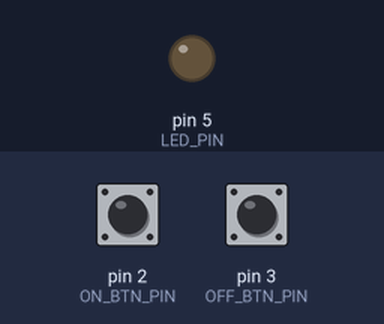
The sketch below on a simulated Arduino Uno, built with avr-gcc and run on an emulated ATmega328P. Shown: output pins drawn as LEDs (lit = HIGH). The inputs (shaded band) are chosen by the test bench; at power-on: pin 2 (ON_BTN_PIN) HIGH, pin 3 (OFF_BTN_PIN) HIGH.

Above: at 1.2 s.
1.3 s: pin 2 (ON_BTN_PIN) pulled LOW for 0.15 s
At 1.9 s:
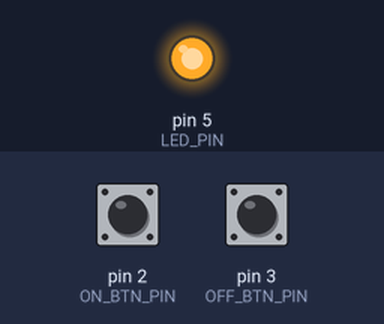
2.9 s: pin 3 (OFF_BTN_PIN) pulled LOW for 0.15 s
At 4.1 s:
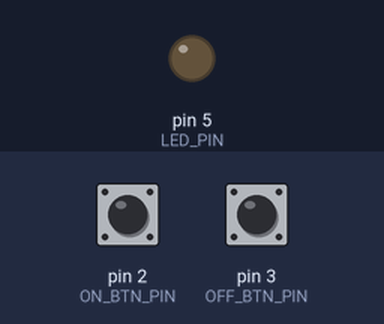
4.5 s: pin 2 (ON_BTN_PIN) pulled LOW for 1 s
At 5.5 s:
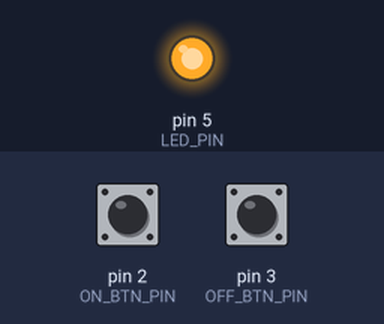
Timing chart, 0 to 7.5 s (numbered marks = the images above; inputs shaded):
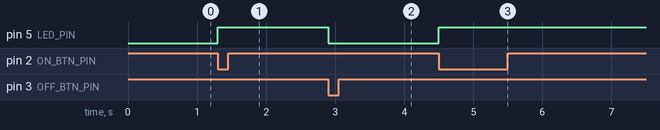

The sketch:

lesson05_digitalinputs.ino
```cpp
#define LED_PIN 5
#define ON_BTN_PIN 2
#define OFF_BTN_PIN 3

void setup() {
    pinMode(LED_PIN, OUTPUT);
    pinMode(ON_BTN_PIN, INPUT_PULLUP);
    pinMode(OFF_BTN_PIN, INPUT_PULLUP);

    attachInterrupt(digitalPinToInterrupt(ON_BTN_PIN), turnLedOn, FALLING);
    attachInterrupt(digitalPinToInterrupt(OFF_BTN_PIN), turnLedOff, FALLING);
}

void loop() {}

void turnLedOn() {
    digitalWrite(LED_PIN, HIGH);
}

void turnLedOff() {
    digitalWrite(LED_PIN, LOW);
}
```

Measured:
- after the input at 1.3 s, pin 5 (LED_PIN): LOW → HIGH at once
- after the input at 2.9 s, pin 5 (LED_PIN): HIGH → LOW at once
- after the input at 4.5 s, pin 5 (LED_PIN): LOW → HIGH at once
